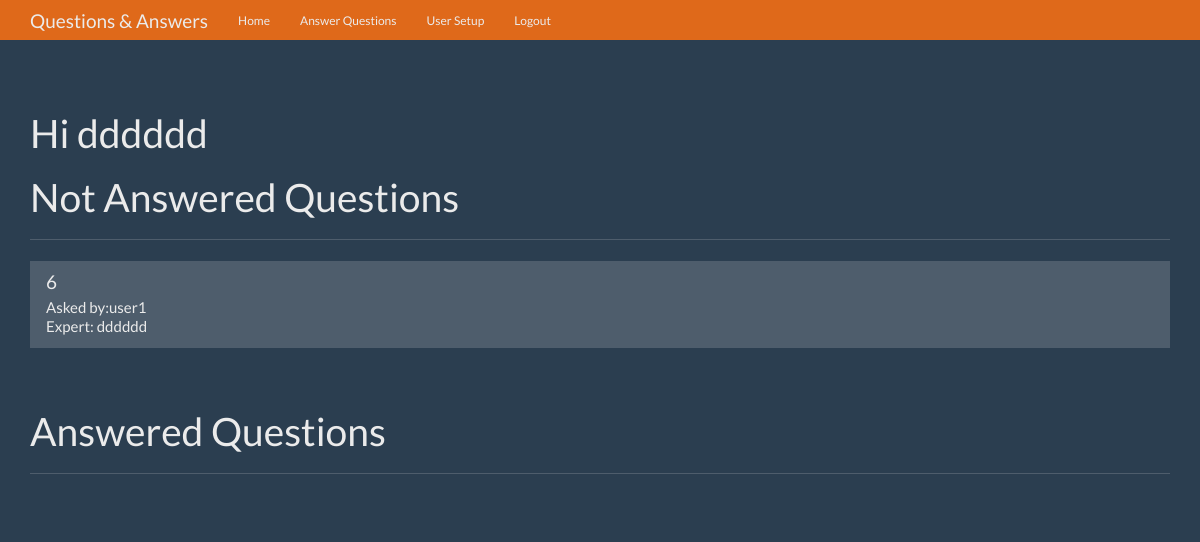
The app's page /unanswered (signed in), older data.
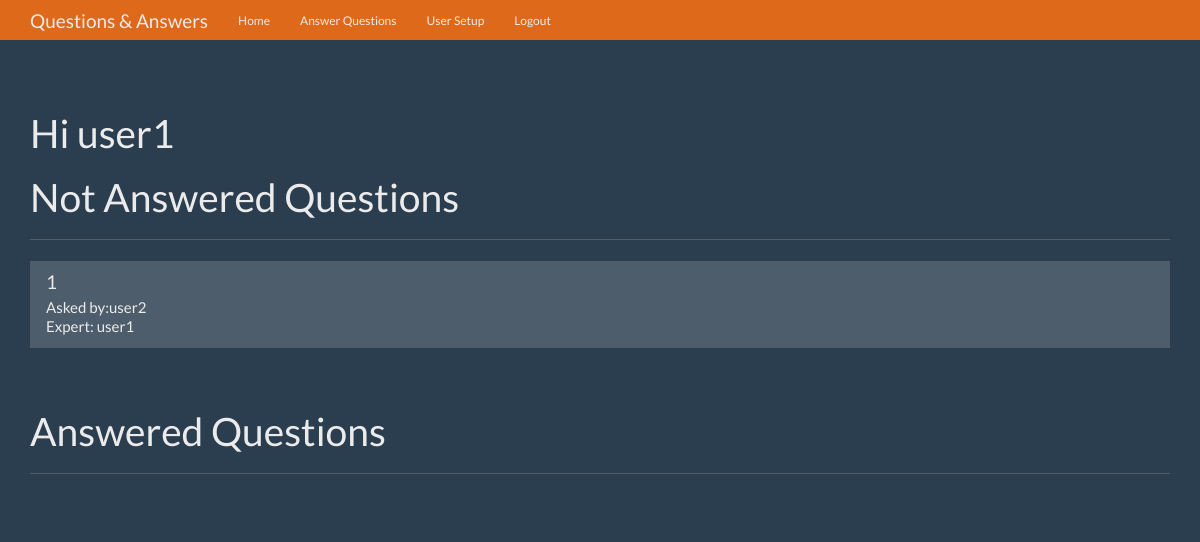
The same page, newer data.
### tables this page shows
CREATE TABLE User (
id integer primary key autoincrement,
name text not null,
password text not null,
expert boolean not null,
admin boolean not null
);

CREATE TABLE question (
id integer primary key autoincrement,
question_text text not null,
answer_text text not null,
asked_id integer not null,
expert_id integer not null
);

### app.py (the view)
@app.route('/unanswered')
def unanswered():
    user = get_current_user()
    db = connect_db()
    cur = db.execute(
        'select id, question_text, asked_id, expert_id from question where expert_id=?', [
            user['id']]
    )
    cur2 = db.execute(
        'SELECT  user.name, question.answer_text, question.id, question.question_text, question.expert_id FROM question INNER JOIN user ON question.asked_id = user.id where question.expert_id=?', [
            user['id']]
    )
    questions = cur2.fetchall()
    return render_template('unanswered.html', questions=questions, user=user)

### app.py (called while the page is built)
def get_current_user():
    user_result = None
    if 'user' in session:
        user = session['user']
        db = connect_db()
        user_query = db.execute(
            'select id, name, password, expert, admin from user where name =?', [user])
        user_result = user_query.fetchone()
    return user_result

### database.py (called while the page is built)
def connect_db():
    sql = sqlite3.connect('data.db')
    sql.row_factory = sqlite3.Row
    return sql

### templates/unanswered.html (shortened to what this page needs)
{%extends 'base.html'%} {%from 'macro.html' import links%}  {%block nav%}{%endblock%} {%block body%}
<div class="page-header">
  <h1>Hi {{user.name}}</h1>
  <h1>Not Answered Questions</h1>
</div>
<div class="row">
  <div class="col-lg-12">
    <div class="list-group">
      {%for us in questions%} {%if us.answer_text=='Null'%}
      <a
        href="{{url_for('answer', question_id=us.id)}}"
        class="list-group-item"
      >
        <h4 class="list-group-item-heading">{{us.id}}</h4>
        <p class="list-group-item-text">Asked by:{{us.name}}</p>
        <p class="list-group-item-text">Expert: {{user.name}}</p>
      </a>
      {%endif%} {%endfor%}
    </div>
  </div>
</div>
<div class="page-header">
  <h1>Answered Questions</h1>
</div>
<div class="row">
  <div class="col-lg-12">
  </div>
</div>
</div>
{%endblock%}

Row changes from the older to the newer data that the page shows:
removed question: id "6", name "user1", {{ user.name }} "dddddd"
changed User: name "dddddd" → "user1"
now on this page (row edited): question: id "1", name "user2", {{ user.name }} "user1"
